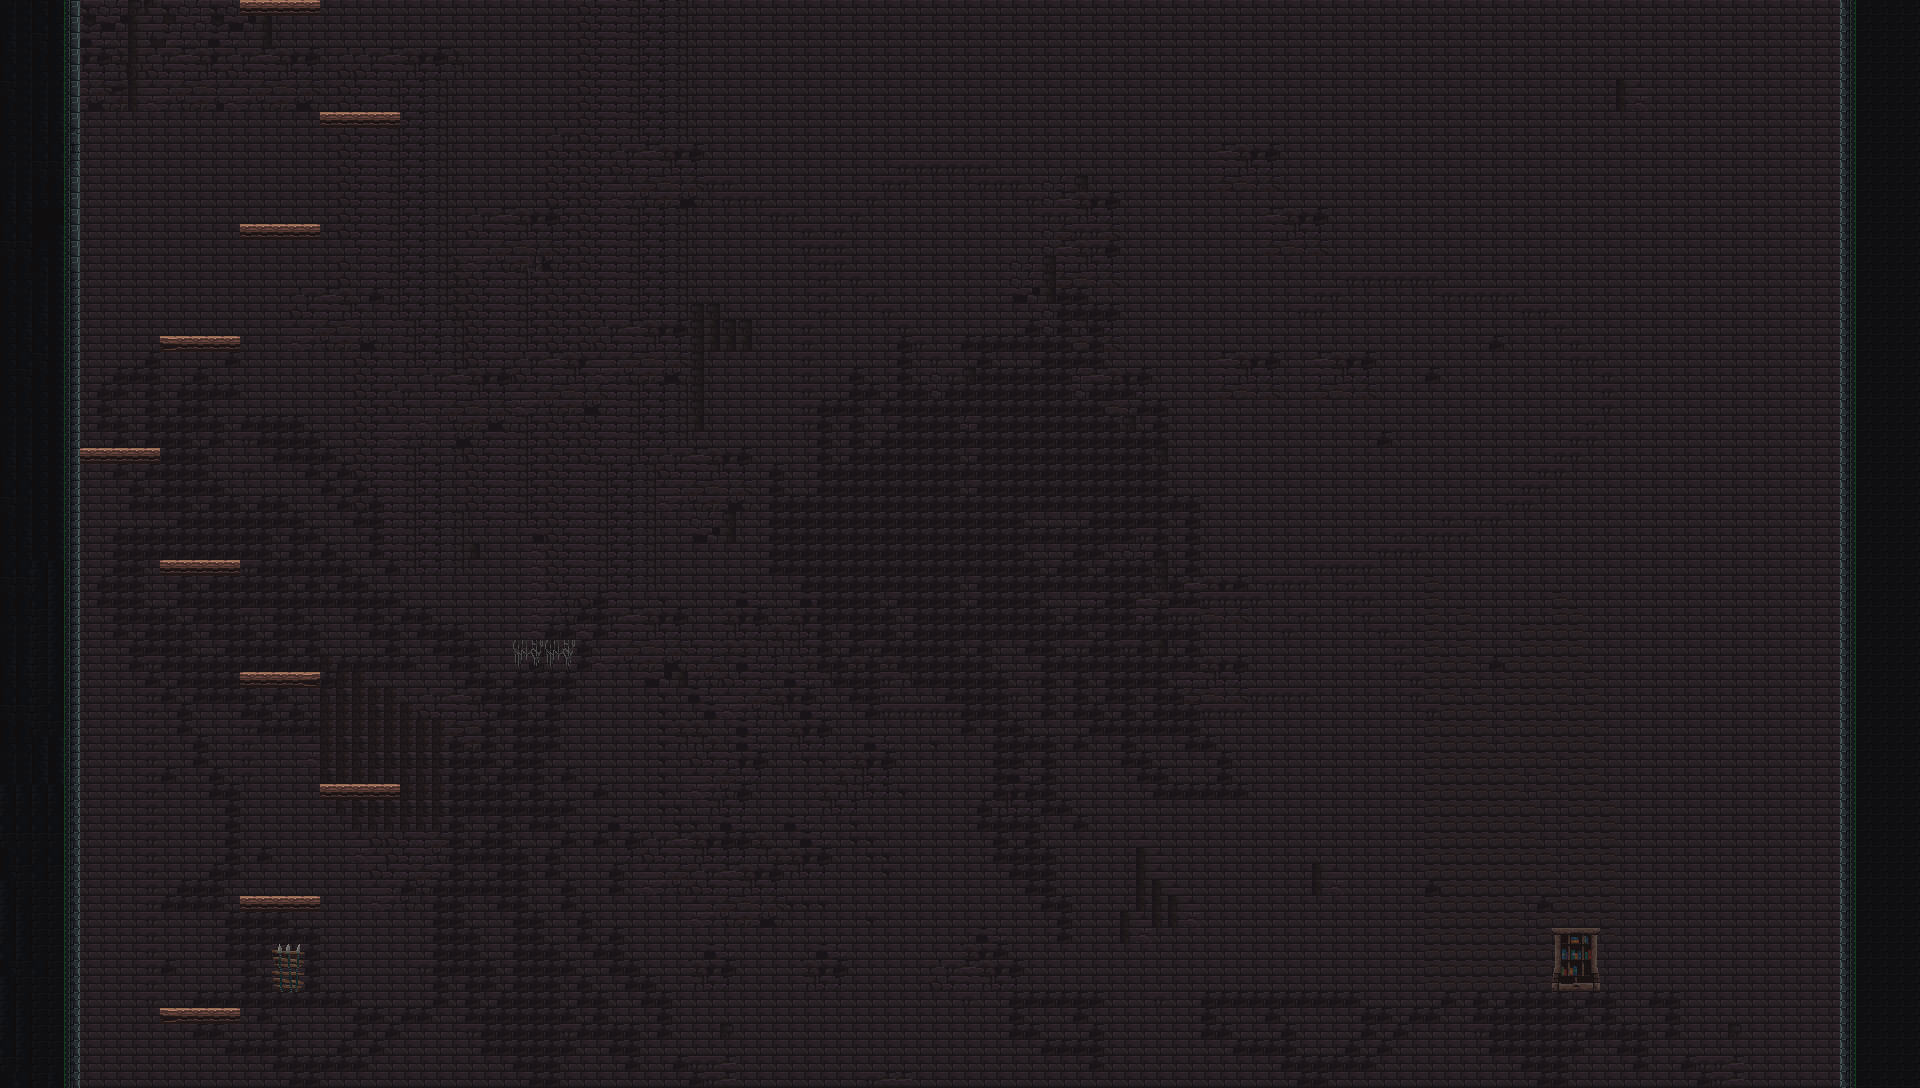

A level layout from a 2D game, rendered from its tile map. Below: a short description, then the map file with tile-grid data replaced by summaries:
An orthogonal 120x68 tile map with 16x16 px tiles, 4 tile layers (Background_1, Background_4, Platforms, Walls), 2 hidden layers not drawn, 8 tilesets.

<map version="1.10" tiledversion="1.11.0" orientation="orthogonal" renderorder="right-down" width="120" height="68" tilewidth="16" tileheight="16" infinite="0" nextlayerid="16" nextobjectid="104">
 <tileset firstgid="1" name="env_objects_far" tilewidth="16" tileheight="16" tilecount="1024" columns="32">
  <image source="../Textures/Environment/env_objects_far.png" width="512" height="512" />
 </tileset>
 <tileset firstgid="1025" name="env_objects" tilewidth="16" tileheight="16" tilecount="1024" columns="32">
  <image source="../Textures/Environment/env_objects.png" width="512" height="512" />
 </tileset>
 <tileset firstgid="2049" name="ground" tilewidth="16" tileheight="16" tilecount="266" columns="19">
  <image source="../Textures/Terrain/ground.png" width="304" height="224" />
 </tileset>
 <tileset firstgid="2315" name="other_and_decorative" tilewidth="16" tileheight="16" tilecount="1600" columns="40">
  <image source="../Textures/Environment/tileset_2/other_and_decorative.png" width="640" height="640" />
 </tileset>
 <tileset firstgid="3915" name="main_lev_build" tilewidth="16" tileheight="16" tilecount="10240" columns="128">
  <image source="../Textures/Environment/tileset_2/main_lev_build.png" width="2048" height="1280" />
 </tileset>
 <tileset firstgid="14155" name="tile_castle" tilewidth="16" tileheight="16" tilecount="900" columns="30">
  <image source="../Textures/Environment/tiles/castle/tile_castle.png" width="480" height="480" />
 </tileset>
 <tileset firstgid="15055" name="icon_recycled" tilewidth="16" tileheight="16" tilecount="384" columns="24">
  <image source="../Textures/Various/icon_recycled.png" width="384" height="256" />
 </tileset>
 <tileset firstgid="15439" name="potions_small" tilewidth="16" tileheight="16" tilecount="100" columns="10">
  <image source="../Textures/Potions/potions_new.png" width="160" height="160" />
 </tileset>
 <layer id="1" name="Background_1" width="120" height="68">
  <data>[8160 cells, 8160 non-empty, 62 distinct tile ids]</data>
 </layer>
 <layer id="5" name="Background_4" width="120" height="68">
  <data>[8160 cells, 108 non-empty, 47 distinct tile ids]</data>
 </layer>
 <layer id="11" name="Platforms" width="120" height="68">
  <data>[8160 cells, 53 non-empty, 4 distinct tile ids]</data>
 </layer>
 <layer id="13" name="Walls" width="120" height="68">
  <data>[8160 cells, 681 non-empty, 24 distinct tile ids]</data>
 </layer>
 <layer id="12" name="CollisionLayer" width="120" height="68" visible="0">
  <properties>
   <property name="Collision" value="true" />
  </properties>
  <data>[8160 cells, 186 non-empty, 1 distinct tile ids]</data>
 </layer>
 <layer id="15" name="rangedEnemies" width="120" height="68" visible="0">
  <properties>
   <property name="rangedEnemies" value="true" />
  </properties>
  <data>[8160 cells, 472 non-empty, 1 distinct tile ids]</data>
 </layer>
 <objectgroup id="14" name="PotionLayer" />
</map>
